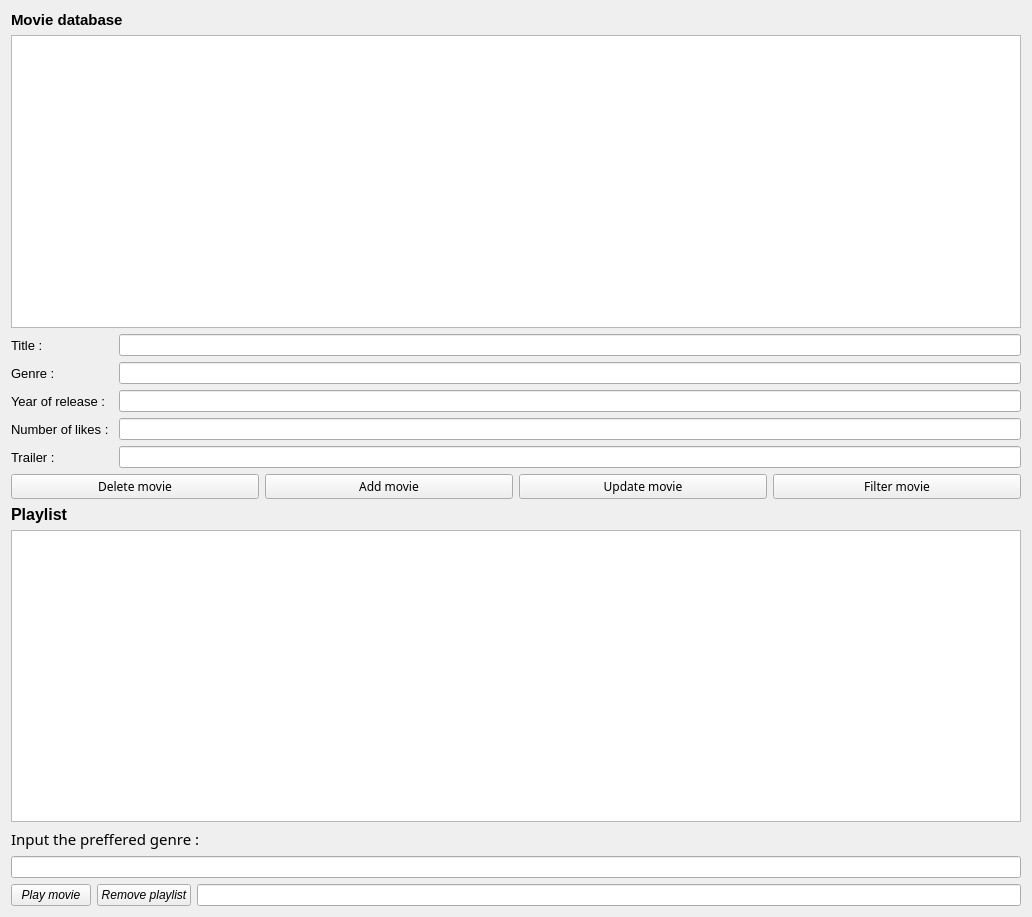
<?xml version="1.0" encoding="UTF-8"?>
<ui version="4.0">
 <class>designer_gui</class>
 <widget class="QWidget" name="designer_gui">
  <property name="geometry">
   <rect>
    <x>0</x>
    <y>0</y>
    <width>1032</width>
    <height>917</height>
   </rect>
  </property>
  <property name="windowTitle">
   <string>designer_gui</string>
  </property>
  <layout class="QVBoxLayout" name="verticalLayout">
   <item>
    <widget class="QLabel" name="label">
     <property name="font">
      <font>
       <pointsize>11</pointsize>
       <bold>true</bold>
      </font>
     </property>
     <property name="text">
      <string>Movie database</string>
     </property>
    </widget>
   </item>
   <item>
    <widget class="QListWidget" name="movieListWidget">
     <property name="font">
      <font>
       <family>Microsoft YaHei Light</family>
       <pointsize>11</pointsize>
      </font>
     </property>
    </widget>
   </item>
   <item>
    <layout class="QGridLayout" name="gridLayout">
     <item row="2" column="0">
      <widget class="QLabel" name="label_4">
       <property name="font">
        <font>
         <pointsize>10</pointsize>
        </font>
       </property>
       <property name="text">
        <string>Year of release : </string>
       </property>
      </widget>
     </item>
     <item row="0" column="1">
      <widget class="QLineEdit" name="titleLineEdit"/>
     </item>
     <item row="3" column="1">
      <widget class="QLineEdit" name="nrOfLikesLineEdit"/>
     </item>
     <item row="4" column="0">
      <widget class="QLabel" name="label_6">
       <property name="font">
        <font>
         <pointsize>10</pointsize>
        </font>
       </property>
       <property name="text">
        <string>Trailer : </string>
       </property>
      </widget>
     </item>
     <item row="3" column="0">
      <widget class="QLabel" name="label_5">
       <property name="font">
        <font>
         <pointsize>10</pointsize>
        </font>
       </property>
       <property name="text">
        <string>Number of likes : </string>
       </property>
      </widget>
     </item>
     <item row="4" column="1">
      <widget class="QLineEdit" name="trailerLineEdit"/>
     </item>
     <item row="0" column="0">
      <widget class="QLabel" name="label_2">
       <property name="font">
        <font>
         <pointsize>10</pointsize>
        </font>
       </property>
       <property name="text">
        <string>Title : </string>
       </property>
      </widget>
     </item>
     <item row="1" column="1">
      <widget class="QLineEdit" name="genreLineEdit"/>
     </item>
     <item row="2" column="1">
      <widget class="QLineEdit" name="releaseYearLineEdit"/>
     </item>
     <item row="1" column="0">
      <widget class="QLabel" name="label_3">
       <property name="font">
        <font>
         <pointsize>10</pointsize>
        </font>
       </property>
       <property name="text">
        <string>Genre : </string>
       </property>
      </widget>
     </item>
    </layout>
   </item>
   <item>
    <layout class="QHBoxLayout" name="horizontalLayout">
     <item>
      <widget class="QPushButton" name="deleteButton">
       <property name="font">
        <font>
         <family>HoloLens MDL2 Assets</family>
        </font>
       </property>
       <property name="text">
        <string>Delete movie</string>
       </property>
      </widget>
     </item>
     <item>
      <widget class="QPushButton" name="addButton">
       <property name="font">
        <font>
         <family>HoloLens MDL2 Assets</family>
        </font>
       </property>
       <property name="text">
        <string>Add movie</string>
       </property>
      </widget>
     </item>
     <item>
      <widget class="QPushButton" name="updateButton">
       <property name="font">
        <font>
         <family>HoloLens MDL2 Assets</family>
        </font>
       </property>
       <property name="text">
        <string>Update movie</string>
       </property>
      </widget>
     </item>
     <item>
      <widget class="QPushButton" name="filterButton">
       <property name="font">
        <font>
         <family>HoloLens MDL2 Assets</family>
        </font>
       </property>
       <property name="text">
        <string>Filter movie</string>
       </property>
      </widget>
     </item>
    </layout>
   </item>
   <item>
    <widget class="QLabel" name="label_7">
     <property name="font">
      <font>
       <pointsize>12</pointsize>
       <bold>true</bold>
      </font>
     </property>
     <property name="text">
      <string>Playlist</string>
     </property>
    </widget>
   </item>
   <item>
    <widget class="QListWidget" name="watchListWidget"/>
   </item>
   <item>
    <widget class="QLabel" name="label_8">
     <property name="font">
      <font>
       <family>MS Reference Sans Serif</family>
       <pointsize>11</pointsize>
       <italic>false</italic>
       <bold>false</bold>
      </font>
     </property>
     <property name="text">
      <string>Input the preffered genre : </string>
     </property>
    </widget>
   </item>
   <item>
    <widget class="QLineEdit" name="genrePlayListButton"/>
   </item>
   <item>
    <layout class="QHBoxLayout" name="horizontalLayout_2">
     <item>
      <widget class="QPushButton" name="playButton">
       <property name="font">
        <font>
         <italic>true</italic>
        </font>
       </property>
       <property name="text">
        <string>Play movie</string>
       </property>
      </widget>
     </item>
     <item>
      <widget class="QPushButton" name="removePlaylist">
       <property name="font">
        <font>
         <italic>true</italic>
        </font>
       </property>
       <property name="text">
        <string>Remove playlist</string>
       </property>
      </widget>
     </item>
     <item>
      <widget class="QLineEdit" name="trailerRemove2"/>
     </item>
    </layout>
   </item>
  </layout>
 </widget>
 <resources/>
 <connections/>
</ui>
